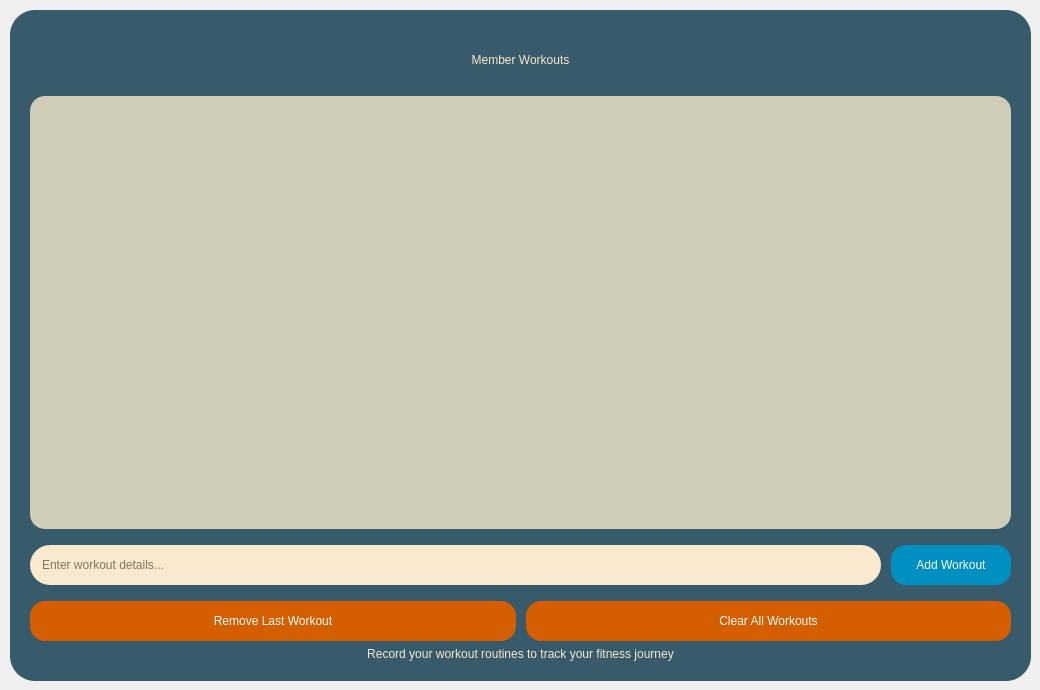
       <widget class="QWidget" name="workoutPage">
        <widget class="QWidget" name="workoutBackgroundWidget" native="true">
         <property name="geometry">
          <rect>
           <x>10</x>
           <y>10</y>
           <width>1021</width>
           <height>671</height>
          </rect>
         </property>
         <property name="styleSheet">
          <string notr="true">background-color: rgb(55, 91, 106);color: rgb(249, 233, 203);border-radius: 25px;</string>
         </property>
         <layout class="QVBoxLayout" name="verticalLayout_workout">
          <property name="leftMargin">
           <number>20</number>
          </property>
          <property name="topMargin">
           <number>20</number>
          </property>
          <property name="rightMargin">
           <number>20</number>
          </property>
          <property name="bottomMargin">
           <number>20</number>
          </property>
          <item>
           <widget class="QLabel" name="workoutTitleLabel">
            <property name="minimumSize">
             <size>
              <width>0</width>
              <height>60</height>
             </size>
            </property>
            <property name="styleSheet">
             <string>background-color: rgba(255, 255, 255, 0);color: rgb(249, 233, 203);font: 24pt &quot;Yeasty Flavors&quot;;</string>
            </property>
            <property name="text">
             <string>Member Workouts</string>
            </property>
            <property name="alignment">
             <set>Qt::AlignmentFlag::AlignCenter</set>
            </property>
           </widget>
          </item>
          <item>
           <widget class="QListWidget" name="workoutListWidget">
            <property name="styleSheet">
             <string>QListWidget {background-color: rgba(249, 234, 205, 200);border-radius: 15px;padding: 10px;font: 12pt &quot;Yeasty Flavors&quot;;color: rgb(0, 0, 0);}QListWidget::item {border-bottom: 1px solid rgba(0, 0, 0, 50);padding: 5px;}QListWidget::item:selected {background-color: rgb(0, 143, 193);color: white;}</string>
            </property>
           </widget>
          </item>
          <item>
           <layout class="QHBoxLayout" name="workoutInputLayout">
            <property name="spacing">
             <number>10</number>
            </property>
            <property name="topMargin">
             <number>10</number>
            </property>
            <item>
             <widget class="QLineEdit" name="workoutLineEdit">
              <property name="minimumSize">
               <size>
                <width>0</width>
                <height>40</height>
               </size>
              </property>
              <property name="styleSheet">
               <string>background-color: rgb(249, 234, 205);padding: 0px;padding-left:10px;color: rgb(0, 0, 0);font: 12pt &quot;Yeasty Flavors&quot;;border: none;border-radius: 20px;</string>
              </property>
              <property name="placeholderText">
               <string>Enter workout details...</string>
              </property>
             </widget>
            </item>
            <item>
             <widget class="QPushButton" name="addWorkoutButton">
              <property name="minimumSize">
               <size>
                <width>120</width>
                <height>40</height>
               </size>
              </property>
              <property name="styleSheet">
               <string>QPushButton {background-color: #008FC1;color: white;border-radius: 15px;padding: 6px 12px;font: bold 12pt &quot;Yeasty Flavors&quot;;}QPushButton:hover {background-color: #006F91;}</string>
              </property>
              <property name="text">
               <string>Add Workout</string>
              </property>
             </widget>
            </item>
           </layout>
          </item>
          <item>
           <layout class="QHBoxLayout" name="workoutButtonsLayout">
            <property name="spacing">
             <number>10</number>
            </property>
            <property name="topMargin">
             <number>10</number>
            </property>
            <item>
             <widget class="QPushButton" name="removeLastWorkoutButton">
              <property name="minimumSize">
               <size>
                <width>0</width>
                <height>40</height>
               </size>
              </property>
              <property name="styleSheet">
               <string>QPushButton {background-color: #D55E00;color: white;border-radius: 15px;padding: 6px 12px;font: bold 12pt &quot;Yeasty Flavors&quot;;}QPushButton:hover {background-color: #A84700;}</string>
              </property>
              <property name="text">
               <string>Remove Last Workout</string>
              </property>
             </widget>
            </item>
            <item>
             <widget class="QPushButton" name="clearWorkoutsButton">
              <property name="minimumSize">
               <size>
                <width>0</width>
                <height>40</height>
               </size>
              </property>
              <property name="styleSheet">
               <string>QPushButton {background-color: #D55E00;color: white;border-radius: 15px;padding: 6px 12px;font: bold 12pt &quot;Yeasty Flavors&quot;;}QPushButton:hover {background-color: #A84700;}</string>
              </property>
              <property name="text">
               <string>Clear All Workouts</string>
              </property>
             </widget>
            </item>
           </layout>
          </item>
          <item>
           <widget class="QLabel" name="workoutInfoLabel">
            <property name="styleSheet">
             <string>background-color: rgba(255, 255, 255, 0);color: rgb(249, 233, 203);font: italic 10pt &quot;Yeasty Flavors&quot;;</string>
            </property>
            <property name="text">
             <string>Record your workout routines to track your fitness journey</string>
            </property>
            <property name="alignment">
             <set>Qt::AlignmentFlag::AlignCenter</set>
            </property>
           </widget>
          </item>
         </layout>
        </widget>
       </widget>
